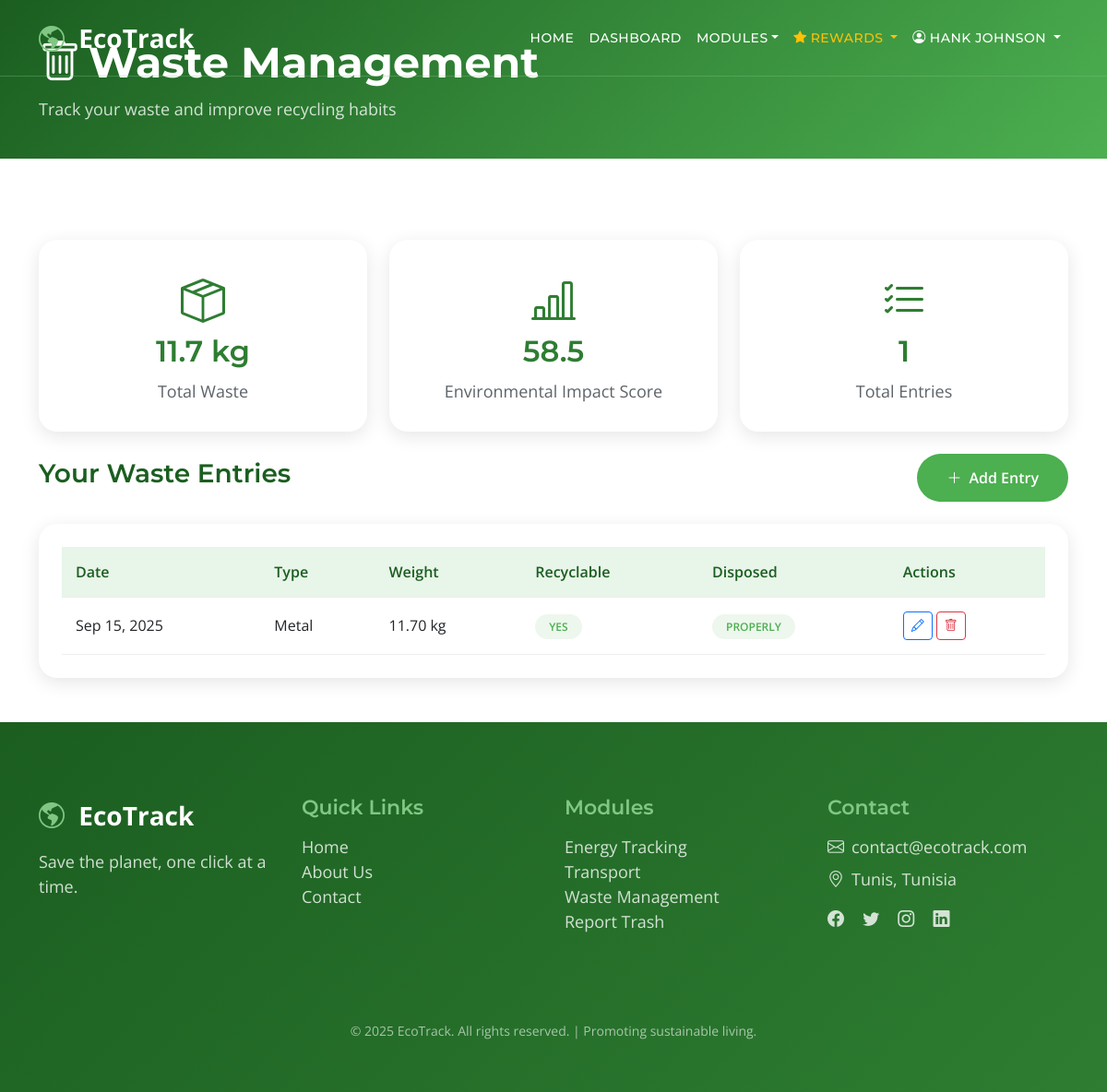
/modules/waste/index.php (signed in), run on the app's committed database.
### tables this page shows
CREATE TABLE IF NOT EXISTS waste_entries (
    id INT AUTO_INCREMENT PRIMARY KEY,
    user_id INT,
    waste_type_id INT,
    weight_kg DECIMAL(10,2) NOT NULL,
    properly_disposed BOOLEAN DEFAULT TRUE,
    date DATE NOT NULL,
    notes TEXT,
    created_at TIMESTAMP DEFAULT CURRENT_TIMESTAMP,
    FOREIGN KEY (user_id) REFERENCES users(id) ON DELETE CASCADE,
    FOREIGN KEY (waste_type_id) REFERENCES waste_types(id)
);

CREATE TABLE IF NOT EXISTS waste_types (
    id INT AUTO_INCREMENT PRIMARY KEY,
    name VARCHAR(100) NOT NULL,
    recyclable BOOLEAN DEFAULT FALSE,
    impact_score DECIMAL(5,2) NOT NULL
);

### includes/config.php (called while the page is built, shortened)
<?php
function formatDate($date) {
    return date('M d, Y', strtotime($date));
}
?>

### modules/waste/index.php (the view, shortened to what this page needs)
<?php
require_once '../../includes/config.php';
$userId = $_SESSION['user_id'];
$stmt = $pdo->prepare("SELECT we.*, wt.name as waste_name, wt.recyclable, wt.impact_score FROM waste_entries we JOIN waste_types wt ON we.waste_type_id = wt.id WHERE we.user_id = ? ORDER BY we.date DESC");
$stmt->execute([$userId]);
$entries = $stmt->fetchAll();
$totalWeight = 0;
$totalImpact = 0;
foreach ($entries as $entry) {
    $totalWeight += $entry['weight_kg'];
    $totalImpact += $entry['weight_kg'] * $entry['impact_score'];
}
include '../../includes/header.php';
?>
<div class="dashboard-header">
    <div class="container">
        <h2><i class="bi-trash me-2"></i>Waste Management</h2>
        <p>Track your waste and improve recycling habits</p>
    </div>
</div>
<section class="py-5">
    <div class="container">
        <div class="row mb-4">
            <div class="col-md-4">
                <div class="stats-card">
                    <i class="bi-box-seam"></i>
                    <h3><?php echo number_format($totalWeight, 1); ?> kg</h3>
                    <p>Total Waste</p>
                </div>
            </div>
            <div class="col-md-4">
                <div class="stats-card">
                    <i class="bi-bar-chart-line"></i>
                    <h3><?php echo number_format($totalImpact, 1); ?></h3>
                    <p>Environmental Impact Score</p>
                </div>
            </div>
            <div class="col-md-4">
                <div class="stats-card">
                    <i class="bi-list-check"></i>
                    <h3><?php echo count($entries); ?></h3>
                    <p>Total Entries</p>
                </div>
            </div>
        </div>
        <div class="d-flex justify-content-between align-items-center mb-4">
            <h4>Your Waste Entries</h4>
            <a href="add.php" class="custom-btn"><i class="bi-plus-lg me-2"></i>Add Entry</a>
        </div>
        <?php if (count($entries) > 0): ?>
        <div class="module-card">
            <div class="module-card-body">
                <div class="table-responsive">
                    <table class="data-table">
                        <thead>
                            <tr>
                                <th>Date</th>
                                <th>Type</th>
                                <th>Weight</th>
                                <th>Recyclable</th>
                                <th>Disposed</th>
                                <th>Actions</th>
                            </tr>
                        </thead>
                        <tbody>
                            <?php foreach ($entries as $entry): ?>
                            <tr>
                                <td><?php echo formatDate($entry['date']); ?></td>
                                <td><?php echo htmlspecialchars($entry['waste_name']); ?></td>
                                <td><?php echo $entry['weight_kg']; ?> kg</td>
                                <td>
                                    <?php if ($entry['recyclable']): ?>
                                    <span class="status-badge status-resolved">Yes</span>
                                    <?php else: ?>
                                    <span class="status-badge status-rejected">No</span>
                                    <?php endif; ?>
                                </td>
                                <td>
                                    <?php if ($entry['properly_disposed']): ?>
                                    <span class="status-badge status-resolved">Properly</span>
                                    <?php else: ?>
                                    <span class="status-badge status-pending">Improperly</span>
                                    <?php endif; ?>
                                </td>
                                <td>
                                    <a href="edit.php?id=<?php echo $entry['id']; ?>" class="btn btn-sm btn-outline-primary"><i class="bi-pencil"></i></a>
                                    <a href="index.php?delete=<?php echo $entry['id']; ?>" class="btn btn-sm btn-outline-danger delete-btn"><i class="bi-trash"></i></a>
                                </td>
                            </tr>
                            <?php endforeach; ?>
                        </tbody>
                    </table>
                </div>
            </div>
        </div>
        <?php endif; ?>
    </div>
</section>
<?php include '../../includes/footer.php'; ?>

### css/style.css (style rules this page uses)
:root { --white-color: #ffffff; --primary-color: #2e7d32; --secondary-color: #81c784; --section-bg-color: #e8f5e9; --custom-btn-bg-color: #4caf50; --custom-btn-bg-hover-color: #2e7d32; --dark-color: #1b5e20; --p-color: #5d6368; --border-color: #a5d6a7; --link-hover-color: #1b5e20; --success-color: #4caf50; --warning-color: #ff9800; --danger-color: #f44336; --info-color: #2196f3; --body-font-family: 'Open Sans', sans-serif; --title-font-family: 'Montserrat', sans-serif; --h1-font-size: 58px; --h2-font-size: 46px; --h3-font-size: 32px; --h4-font-size: 28px; --h5-font-size: 24px; --h6-font-size: 22px; --p-font-size: 18px; --menu-font-size: 14px; --btn-font-size: 16px; --copyright-font-size: 14px; --border-radius-large: 100px; --border-radius-medium: 20px; --border-radius-small: 10px; --font-weight-normal: 400; --font-weight-medium: 500; --font-weight-semibold: 600; --font-weight-bold: 700; }
body { background-color: var(--white-color); font-family: var(--body-font-family); }
h2, h3, h4, h5, h6 { color: var(--dark-color); }
h1, h2, h3, h4, h5, h6 { font-family: var(--title-font-family); font-weight: var(--font-weight-semibold); }
h2 { font-size: var(--h2-font-size); font-weight: var(--font-weight-bold); }
h3 { font-size: var(--h3-font-size); }
h4 { font-size: var(--h4-font-size); }
p { color: var(--p-color); font-size: var(--p-font-size); font-weight: var(--font-weight-normal); }
a, button { touch-action: manipulation; transition: all 0.3s; }
a { display: inline-block; color: var(--primary-color); text-decoration: none; }
.custom-btn { background: var(--custom-btn-bg-color); border: 2px solid transparent; border-radius: var(--border-radius-large); color: var(--white-color); font-size: var(--btn-font-size); font-weight: var(--font-weight-semibold); padding: 12px 30px; transition: all 0.3s; }
.stats-card { background: var(--white-color); border-radius: var(--border-radius-medium); padding: 30px; text-align: center; box-shadow: 0 5px 20px rgba(0,0,0,0.1); transition: all 0.3s; }
.stats-card i { font-size: 48px; color: var(--primary-color); margin-bottom: 15px; }
.stats-card h3 { font-size: var(--h3-font-size); color: var(--primary-color); margin-bottom: 10px; }
.stats-card p { margin-bottom: 0; color: var(--p-color); }
.module-card { background: var(--white-color); border-radius: var(--border-radius-medium); overflow: hidden; box-shadow: 0 5px 20px rgba(0,0,0,0.1); transition: all 0.3s; height: 100%; }
.module-card-body { padding: 25px; }
.data-table { width: 100%; border-collapse: collapse; }
.data-table th, .data-table td { padding: 15px; text-align: left; border-bottom: 1px solid #eee; }
.data-table th { background: var(--section-bg-color); color: var(--dark-color); font-weight: var(--font-weight-semibold); }
.status-badge { padding: 5px 15px; border-radius: var(--border-radius-large); font-size: 12px; font-weight: var(--font-weight-semibold); text-transform: uppercase; }
.status-resolved { background: rgba(76, 175, 80, 0.1); color: #4caf50; }
.dashboard-header { background: linear-gradient(135deg, #1b5e20 0%, #4caf50 100%); padding: 40px 0; margin-bottom: 40px; }
.dashboard-header h2 { color: var(--white-color); margin-bottom: 10px; }
.dashboard-header p { color: rgba(255,255,255,0.8); margin-bottom: 0; }

### data on the page
waste_entries: date "Sep 15, 2025", waste_type.name "Metal", weight_kg "11.70", properly_disposed "PROPERLY"

### other printed values
$_SESSION['user_name'] "HANK JOHNSON"
$totalWeight "11.7"
$totalImpact "58.5"
count($entries) "1"
SITE_SLOGAN "Save the planet, one click at a time."
